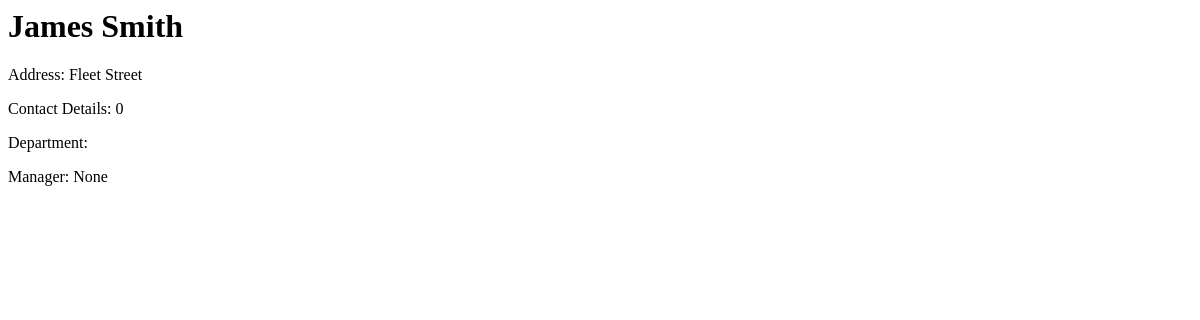
/contacts/1/, run on an earlier commit of the app's database.
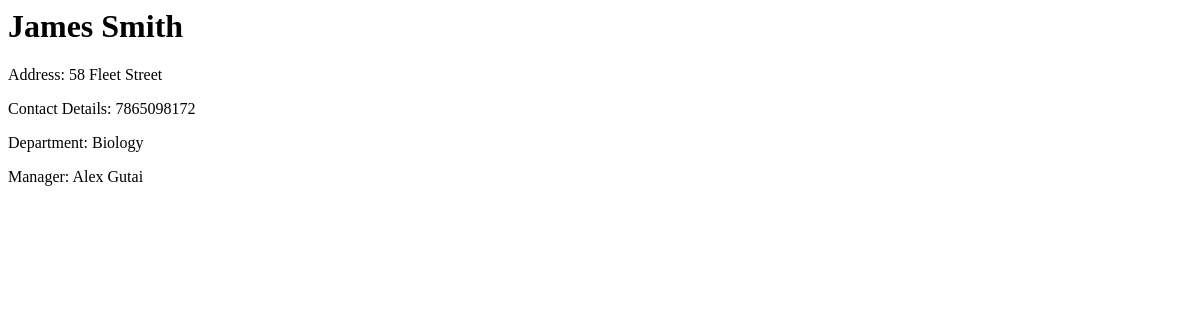
And on a later commit of the database.
### contacts/models.py (models this page shows, shortened)
class Person(models.Model):
    name = models.CharField(max_length = 150, blank=False)
    address = models.CharField(max_length = 200, blank=True, null=True)
    contact_details = models.IntegerField(default=0, blank=True, null=True)
    department = models.CharField(max_length = 100, blank=True, null=True)
    manager = models.ForeignKey('self', on_delete=models.CASCADE, null=True, blank=True, related_name = 'manager_person')
    def __str__(self):
        return self.name

### contacts/views.py (the view)
# urls.py: url(r'^(?P<pk>[0-9]+)/$', views.DetailView.as_view(), name='detail'),
class DetailView(generic.DetailView):
    model = Person

### contacts/templates/contacts/person_detail.html
<h1>{{ object.name }}</h1>
<p>Address: {{ object.address }}</p>
<p>Contact Details: {{ object.contact_details }}</p>
<p>Department: {{ object.department }}</p>
<p>Manager: {{ object.manager }}</p>

What changed in the data, as far as the page shows it:
changed Person "James Smith": address "Fleet Street" → "58 Fleet Street"; contact_details "0" → "7865098172"; department (not shown) → "Biology"; manager "None" → "Alex Gutai"
